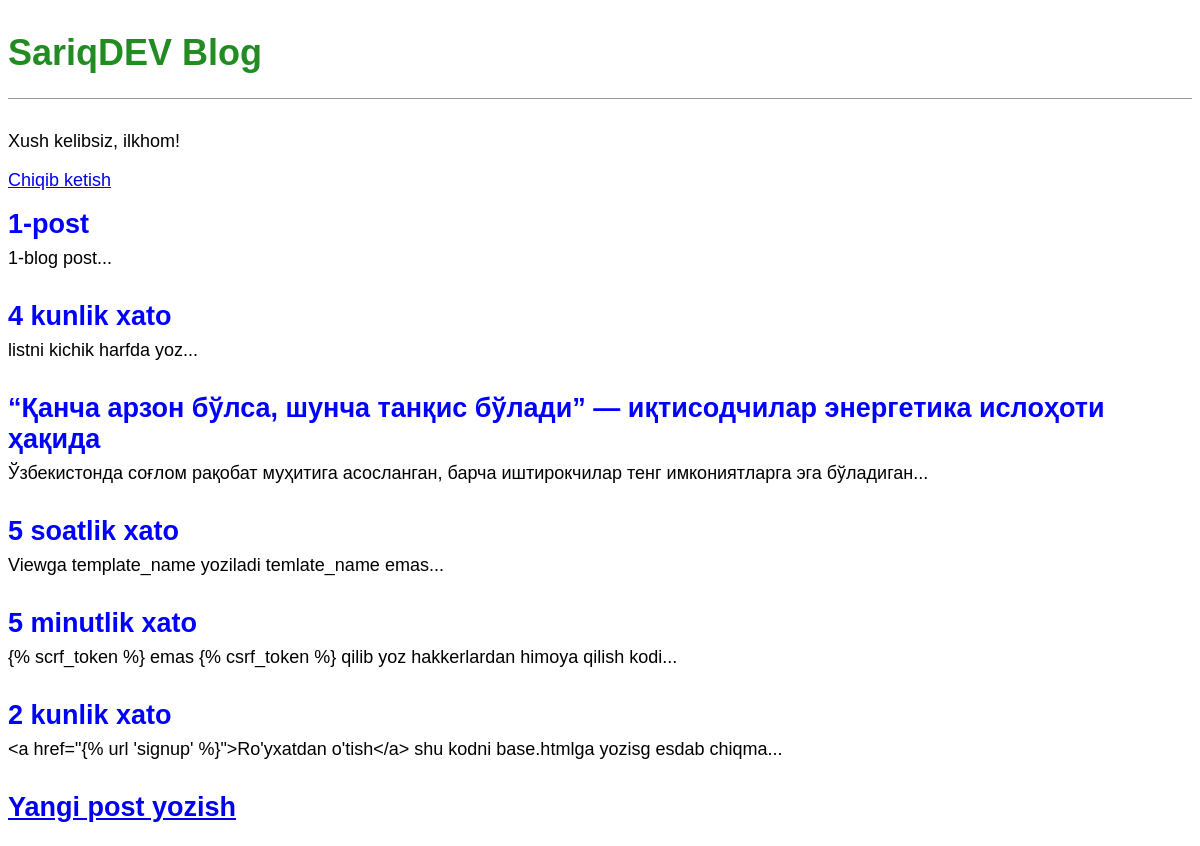
The app's page / (signed in) with its own data.
### blog/models.py (models this page shows, shortened)
class Post(models.Model):
    title = models.CharField(max_length=200)
    author = models.ForeignKey(
        'auth.User',
        on_delete=models.CASCADE,
    )
    body = models.TextField()

### blog/views.py (the view)
# urls.py: path('',BlogListView.as_view(),name='home'),
class BlogListView(ListView):
    model = Post
    template_name = 'home.html'

### templates/home.html
{% extends 'base.html' %}
{% block content %}
    {% for post in object_list %}
        <div class="post-entry">
            <h2><a href="{% url 'post_detail' post.pk %}">{{ post.title }}</a></h2>
            <p>{{ post.body | slice:":100" }}...</p>
        </div>
    {% endfor %}
{% endblock content %}

### templates/base.html (shortened to what this page needs)
<!DOCTYPE html>
{% load static %}
<html lang="en">
<head>
    <link rel="stylesheet" href="{% static 'css/base.css' %}">
</head>
<body>
    <header>
        <h1><a href="{% url 'home' %}">SariqDEV Blog</a></h1>
    </header>
    {% if user.is_authenticated %}
        <p>Xush kelibsiz, {{ user.username }}!</p>
        <p><a href="{% url 'logout' %}">Chiqib ketish</a></p>
    {% else %}
        <p>
            <a href="{% url 'login' %}">Saytga kirish</a> |
            <a href="{% url 'signup' %}">Ro'yxatdan o'tish</a>
        </p>
    {% endif %}
    <div>
        {% block content %}
        {% endblock content %}
    </div>
    <footer>
        <h2><a href="{% url 'post_new' %}">Yangi post yozish</a></h2>
    </footer>
</body>
</html>

### static/css/base.css (style rules this page uses)
header { border-bottom: 1px solid #999; margin-bottom: 2rem; display: flex; }
body { font-family: 'Noto Sans JP', sans-serif; font-size: 18px; }
header h1 a { color: ForestGreen; text-decoration: none; }
.post-entry { margin-bottom: 2rem; }
.post-entry h2 { margin: 0.5rem 0; }
.post-entry h2 a, .post-entry h2 a:visited { color: blue; text-decoration: none; }
.post-entry p { margin: 0; font-weight: 400; }

### records on screen
Post: title "1-post", body "1-blog post"
Post: title "4 kunlik xato", body "listni kichik harfda yoz"
Post: title "“Қанча арзон бўлса, шунча танқис бўлади” — иқтисодчилар энергетика ислоҳоти ҳақида", body "Ўзбекистонда соғлом рақобат муҳитига асосланган, барча иштирокчилар тенг имкониятларга эга бўладиган"
Post: title "5 soatlik xato", body "Viewga template_name yoziladi temlate_name emas"
Post: title "5 minutlik xato", body "{% scrf_token %} emas {% csrf_token %} qilib yoz hakkerlardan himoya qilish kodi"
Post: title "2 kunlik xato", body "<a href=\"{% url 'signup' %}\">Ro'yxatdan o'tish</a> shu kodni base.htmlga yozisg esdab chiqma"

### other values on screen
{{ user.username }} "ilkhom"
